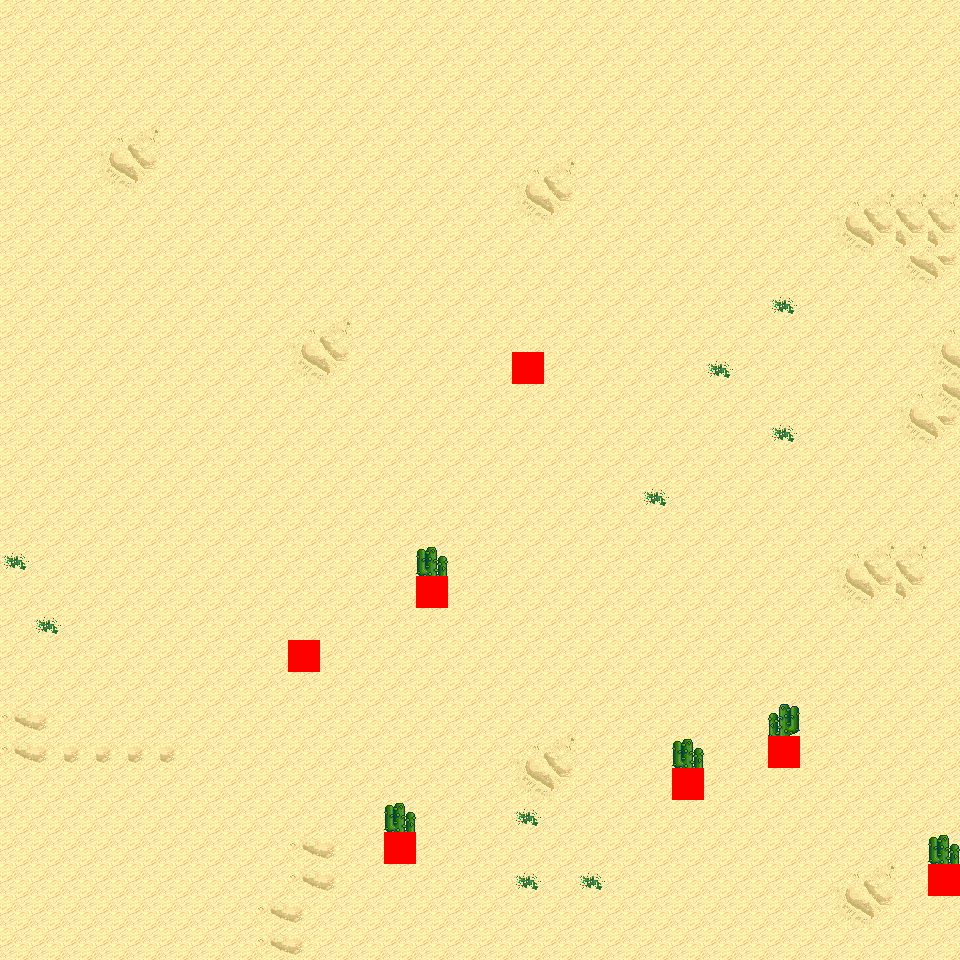

This game map was drawn from its Tiled (.tmx) file and the tilesets committed beside it. A one-line description and the trimmed map source follow:
An orthogonal 30x30 tile map with 32x32 px tiles, 6 tile layers (Ground, Object, Object2, Above, ...), 6 tilesets and 4 objects (4x mapExit).

<map version="1.0" orientation="orthogonal" renderorder="right-down" width="30" height="30" tilewidth="32" tileheight="32" nextobjectid="5">
  <tileset firstgid="1" name="tileset_logic_collision" tilewidth="32" tileheight="32" tilecount="1" columns="1">
    <image source="../drawable/tileset_logic_collision.png" width="32" height="32" />
  </tileset>
  <tileset firstgid="2" name="tileset_terrain_desert" tilewidth="32" tileheight="32" tilecount="88" columns="8">
    <image source="../drawable/tileset_terrain_desert.png" width="256" height="352" />
  </tileset>
  <tileset firstgid="90" name="tileset_ground_sand_2" tilewidth="32" tileheight="32" tilecount="15" columns="5">
    <image source="../drawable/tileset_ground_sand_2.png" width="160" height="96" />
  </tileset>
  <tileset firstgid="105" name="tileset_plant_cactus_2" tilewidth="32" tileheight="32" tilecount="10" columns="5">
    <image source="../drawable/tileset_plant_cactus_2.png" width="160" height="64" />
  </tileset>
  <tileset firstgid="115" name="tileset_plant_round_cactuses" tilewidth="32" tileheight="32" tilecount="20" columns="10">
    <image source="../drawable/tileset_plant_round_cactuses.png" width="320" height="64" />
  </tileset>
  <tileset firstgid="135" name="tileset_plant_cactus" tilewidth="32" tileheight="32" tilecount="2" columns="1">
    <image source="../drawable/tileset_plant_cactus.png" width="32" height="64" />
  </tileset>
  <layer name="Ground" width="30" height="30">
    <data>[900 cells, 900 non-empty, 9 distinct tile ids]</data>
  </layer>
  <layer name="Object" width="30" height="30">
    <data>[900 cells, 5 non-empty, 2 distinct tile ids]</data>
  </layer>
  <layer name="Object2" width="30" height="30">
    <data>[900 cells, 0 non-empty, 0 distinct tile ids]</data>
  </layer>
  <layer name="Above" width="30" height="30">
    <data>[900 cells, 5 non-empty, 2 distinct tile ids]</data>
  </layer>
  <layer name="Above2" width="30" height="30">
    <data>[900 cells, 0 non-empty, 0 distinct tile ids]</data>
  </layer>
  <layer name="Walkable" width="30" height="30">
    <data>[900 cells, 7 non-empty, 1 distinct tile ids]</data>
  </layer>
  <objectgroup name="MapEvents">
    <object id="1" name="south" type="mapExit" x="0" y="928" width="960" height="32">
      <properties>
        <property name="map" value="level_0_x19_y111" />
        <property name="x" value="0" />
        <property name="y" value="1" />
      </properties>
    </object>
    <object id="2" name="west" type="mapExit" x="0" y="0" width="32" height="960">
      <properties>
        <property name="map" value="level_0_x18_y110" />
        <property name="x" value="28" />
        <property name="y" value="0" />
      </properties>
    </object>
    <object id="3" name="east" type="mapExit" x="928" y="0" width="32" height="864">
      <properties>
        <property name="map" value="level_0_x20_y110" />
        <property name="x" value="1" />
        <property name="y" value="0" />
      </properties>
    </object>
    <object id="4" name="east2" type="mapExit" x="928" y="896" width="32" height="64">
      <properties>
        <property name="map" value="level_0_x20_y110" />
        <property name="x" value="1" />
        <property name="y" value="28" />
      </properties>
    </object>
  </objectgroup>
</map>
